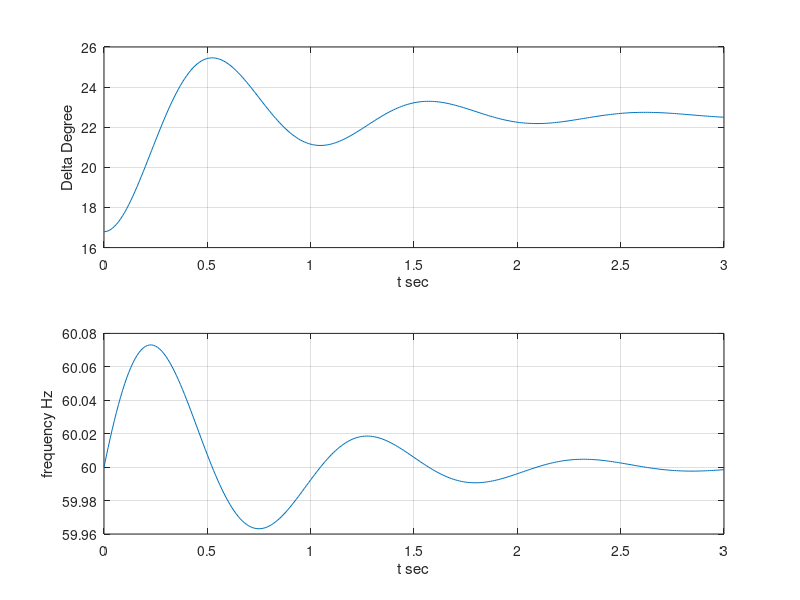

Reproduce this figure in MATLAB.
clc;
clear all;
E =1.35;
V = 1;
H = 9.94;
X = 0.65;
Pm =0.6;
dp =0.2;
fO =60;
D =0.138;

Pmax = E*V/X, dO = asin(Pm/Pmax) % Max. power
Ps = Pmax*cos(dO) % Synchronizing power coefficient
wn = sqrt(pi*60/H*Ps) % Undamped frequency of oscillation
z = D/2*sqrt(pi*60/(H*Ps)) % Damping ratio
wd=wn*sqrt(1-z^2), fd=wd/(2*pi) %Damped frequency oscillation
tau =1/(z*wn) % Time constant
th = acos(z)*180/pi % Phase angle theta

t=0:0.01:3;

Dd=((180*fO*dp)/(H*wn^2))*(1-(exp(-z*wn*t)/sqrt(1-z^2)).*sin(wd*t+th*pi/180));
d = (dO*180/pi+Dd);

Dw = (pi*fO*dp)/((H*wn)*sqrt(1-z^2))*exp(-z*wn*t).*sin(wd*t);
f = fO + Dw/(2*pi);
subplot(2,1,1),plot(t,(real(d)+imag(d))),grid
xlabel('t sec'),ylabel('Delta Degree')

subplot(2,1,2),plot(t,(real(f)+imag(f))),grid
xlabel('t sec'),ylabel('frequency Hz')
